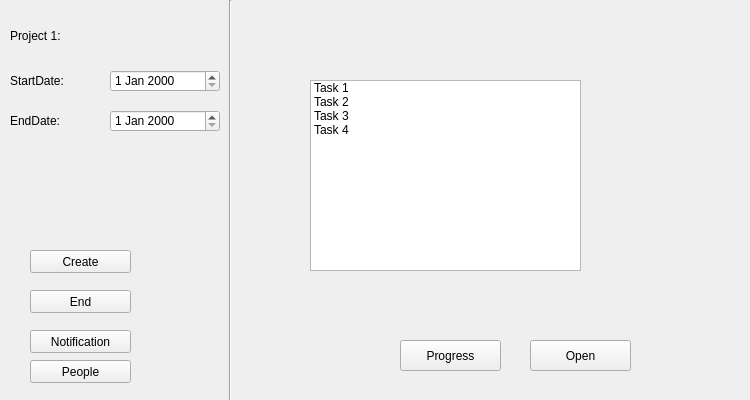
<?xml version="1.0" encoding="UTF-8"?>
<ui version="4.0">
 <class>Form</class>
 <widget class="QWidget" name="Form">
  <property name="geometry">
   <rect>
    <x>0</x>
    <y>0</y>
    <width>750</width>
    <height>400</height>
   </rect>
  </property>
  <property name="windowTitle">
   <string>Form</string>
  </property>
  <widget class="QListWidget" name="listWidget">
   <property name="geometry">
    <rect>
     <x>310</x>
     <y>80</y>
     <width>271</width>
     <height>191</height>
    </rect>
   </property>
   <property name="styleSheet">
    <string notr="true">font: 20pt  &quot;Yu Gothic UI Semibold&quot;;
</string>
   </property>
   <item>
    <property name="text">
     <string>Task 1</string>
    </property>
   </item>
   <item>
    <property name="text">
     <string>Task 2</string>
    </property>
   </item>
   <item>
    <property name="text">
     <string>Task 3 </string>
    </property>
   </item>
   <item>
    <property name="text">
     <string>Task 4</string>
    </property>
   </item>
  </widget>
  <widget class="QPushButton" name="pushButton">
   <property name="geometry">
    <rect>
     <x>30</x>
     <y>250</y>
     <width>101</width>
     <height>23</height>
    </rect>
   </property>
   <property name="styleSheet">
    <string notr="true">font: 10pt  &quot;Yu Gothic UI Semibold&quot;;
</string>
   </property>
   <property name="text">
    <string>Create</string>
   </property>
  </widget>
  <widget class="QPushButton" name="pushButton_2">
   <property name="geometry">
    <rect>
     <x>30</x>
     <y>290</y>
     <width>101</width>
     <height>23</height>
    </rect>
   </property>
   <property name="styleSheet">
    <string notr="true">font: 10pt  &quot;Yu Gothic UI Semibold&quot;;
</string>
   </property>
   <property name="text">
    <string>End</string>
   </property>
  </widget>
  <widget class="QLabel" name="label_2">
   <property name="geometry">
    <rect>
     <x>10</x>
     <y>10</y>
     <width>111</width>
     <height>51</height>
    </rect>
   </property>
   <property name="styleSheet">
    <string notr="true">font: 20pt  &quot;Yu Gothic UI Semibold&quot;;
</string>
   </property>
   <property name="text">
    <string>Project 1:</string>
   </property>
  </widget>
  <widget class="Line" name="line">
   <property name="geometry">
    <rect>
     <x>220</x>
     <y>0</y>
     <width>20</width>
     <height>401</height>
    </rect>
   </property>
   <property name="orientation">
    <enum>Qt::Vertical</enum>
   </property>
  </widget>
  <widget class="QDateEdit" name="dateEdit">
   <property name="geometry">
    <rect>
     <x>110</x>
     <y>70</y>
     <width>110</width>
     <height>22</height>
    </rect>
   </property>
  </widget>
  <widget class="QPushButton" name="pushButton_4">
   <property name="geometry">
    <rect>
     <x>530</x>
     <y>340</y>
     <width>101</width>
     <height>31</height>
    </rect>
   </property>
   <property name="styleSheet">
    <string notr="true">font: 10pt  &quot;Yu Gothic UI Semibold&quot;;
</string>
   </property>
   <property name="text">
    <string>Open</string>
   </property>
  </widget>
  <widget class="QPushButton" name="pushButton_5">
   <property name="geometry">
    <rect>
     <x>400</x>
     <y>340</y>
     <width>101</width>
     <height>31</height>
    </rect>
   </property>
   <property name="styleSheet">
    <string notr="true">font: 10pt  &quot;Yu Gothic UI Semibold&quot;;
</string>
   </property>
   <property name="text">
    <string>Progress</string>
   </property>
  </widget>
  <widget class="QPushButton" name="pushButton_3">
   <property name="geometry">
    <rect>
     <x>30</x>
     <y>330</y>
     <width>101</width>
     <height>23</height>
    </rect>
   </property>
   <property name="styleSheet">
    <string notr="true">font: 10pt  &quot;Yu Gothic UI Semibold&quot;;
</string>
   </property>
   <property name="text">
    <string>Notification</string>
   </property>
  </widget>
  <widget class="QDateEdit" name="dateEdit_2">
   <property name="geometry">
    <rect>
     <x>110</x>
     <y>110</y>
     <width>110</width>
     <height>22</height>
    </rect>
   </property>
  </widget>
  <widget class="QLabel" name="label_4">
   <property name="geometry">
    <rect>
     <x>10</x>
     <y>70</y>
     <width>81</width>
     <height>21</height>
    </rect>
   </property>
   <property name="styleSheet">
    <string notr="true">font: 12pt  &quot;Yu Gothic UI Semibold&quot;;
</string>
   </property>
   <property name="text">
    <string>StartDate:</string>
   </property>
  </widget>
  <widget class="QLabel" name="label_5">
   <property name="geometry">
    <rect>
     <x>10</x>
     <y>110</y>
     <width>81</width>
     <height>21</height>
    </rect>
   </property>
   <property name="styleSheet">
    <string notr="true">font: 12pt  &quot;Yu Gothic UI Semibold&quot;;
</string>
   </property>
   <property name="text">
    <string>EndDate:</string>
   </property>
  </widget>
  <widget class="QPushButton" name="pushButton_6">
   <property name="geometry">
    <rect>
     <x>30</x>
     <y>360</y>
     <width>101</width>
     <height>23</height>
    </rect>
   </property>
   <property name="styleSheet">
    <string notr="true">font: 10pt  &quot;Yu Gothic UI Semibold&quot;;
</string>
   </property>
   <property name="text">
    <string>People</string>
   </property>
  </widget>
 </widget>
 <resources/>
 <connections/>
</ui>
